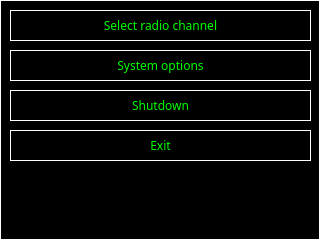
<?xml version="1.0" encoding="UTF-8"?>
<ui version="4.0">
 <class>QSettingsWidget</class>
 <widget class="QWidget" name="QSettingsWidget">
  <property name="geometry">
   <rect>
    <x>0</x>
    <y>0</y>
    <width>320</width>
    <height>240</height>
   </rect>
  </property>
  <property name="font">
   <font>
    <family>IBM 3270</family>
   </font>
  </property>
  <property name="autoFillBackground">
   <bool>false</bool>
  </property>
  <property name="styleSheet">
   <string notr="true">background-color: rgb(0, 0, 0);
color: rgb(0, 255, 0);
selection-background-color: rgb(252, 233, 79);
selection-color: rgb(78, 154, 6);
border: 1px solid white;</string>
  </property>
  <widget class="QPushButton" name="selectChannelPushButton">
   <property name="geometry">
    <rect>
     <x>10</x>
     <y>10</y>
     <width>301</width>
     <height>31</height>
    </rect>
   </property>
   <property name="styleSheet">
    <string notr="true"/>
   </property>
   <property name="text">
    <string>Select radio channel</string>
   </property>
  </widget>
  <widget class="QPushButton" name="selectOptionsPushButton">
   <property name="geometry">
    <rect>
     <x>10</x>
     <y>50</y>
     <width>301</width>
     <height>31</height>
    </rect>
   </property>
   <property name="styleSheet">
    <string notr="true"/>
   </property>
   <property name="text">
    <string>System options</string>
   </property>
  </widget>
  <widget class="QPushButton" name="selectShutdownPushButton">
   <property name="geometry">
    <rect>
     <x>10</x>
     <y>90</y>
     <width>301</width>
     <height>31</height>
    </rect>
   </property>
   <property name="styleSheet">
    <string notr="true"/>
   </property>
   <property name="text">
    <string>Shutdown</string>
   </property>
  </widget>
  <widget class="QPushButton" name="selectExitPushButton">
   <property name="geometry">
    <rect>
     <x>10</x>
     <y>130</y>
     <width>301</width>
     <height>31</height>
    </rect>
   </property>
   <property name="styleSheet">
    <string notr="true"/>
   </property>
   <property name="text">
    <string>Exit</string>
   </property>
  </widget>
 </widget>
 <resources/>
 <connections/>
</ui>
